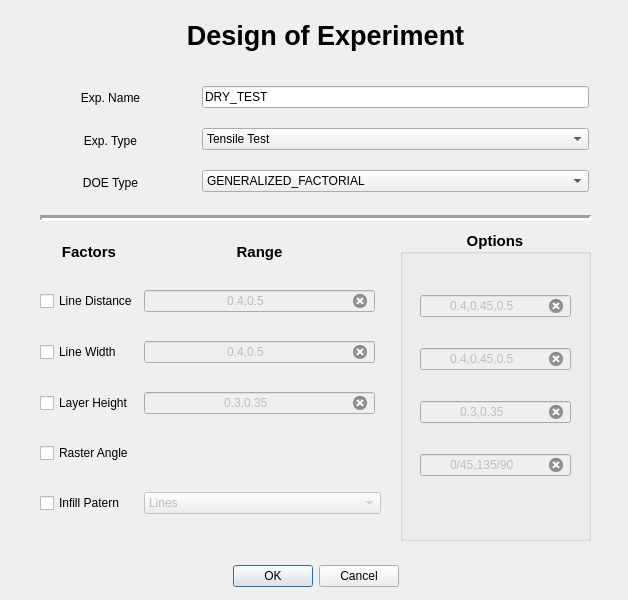
<?xml version="1.0" encoding="UTF-8"?>
<ui version="4.0">
 <class>DOE_Dialog</class>
 <widget class="QDialog" name="DOE_Dialog">
  <property name="enabled">
   <bool>true</bool>
  </property>
  <property name="geometry">
   <rect>
    <x>0</x>
    <y>0</y>
    <width>628</width>
    <height>600</height>
   </rect>
  </property>
  <property name="windowTitle">
   <string>Dialog</string>
  </property>
  <widget class="QDialogButtonBox" name="btn_doe_ok">
   <property name="geometry">
    <rect>
     <x>190</x>
     <y>560</y>
     <width>251</width>
     <height>32</height>
    </rect>
   </property>
   <property name="orientation">
    <enum>Qt::Horizontal</enum>
   </property>
   <property name="standardButtons">
    <set>QDialogButtonBox::Cancel|QDialogButtonBox::Ok</set>
   </property>
   <property name="centerButtons">
    <bool>true</bool>
   </property>
  </widget>
  <widget class="QWidget" name="verticalLayoutWidget">
   <property name="geometry">
    <rect>
     <x>200</x>
     <y>70</y>
     <width>391</width>
     <height>141</height>
    </rect>
   </property>
   <layout class="QVBoxLayout" name="verticalLayout">
    <property name="leftMargin">
     <number>2</number>
    </property>
    <property name="topMargin">
     <number>2</number>
    </property>
    <property name="rightMargin">
     <number>2</number>
    </property>
    <property name="bottomMargin">
     <number>2</number>
    </property>
    <item>
     <widget class="QLineEdit" name="txt_exp_name">
      <property name="enabled">
       <bool>true</bool>
      </property>
      <property name="text">
       <string>DRY_TEST</string>
      </property>
     </widget>
    </item>
    <item>
     <widget class="QComboBox" name="cbx_exp_type">
      <item>
       <property name="text">
        <string>Tensile Test</string>
       </property>
      </item>
     </widget>
    </item>
    <item>
     <widget class="QComboBox" name="cbx_doe_type">
      <property name="insertPolicy">
       <enum>QComboBox::InsertAtCurrent</enum>
      </property>
      <item>
       <property name="text">
        <string>GENERALIZED_FACTORIAL</string>
       </property>
      </item>
      <item>
       <property name="text">
        <string>FRACTIONAL_FACTORIAL</string>
       </property>
      </item>
      <item>
       <property name="text">
        <string>BOX_BEHKEN</string>
       </property>
      </item>
     </widget>
    </item>
   </layout>
  </widget>
  <widget class="QWidget" name="verticalLayoutWidget_2">
   <property name="geometry">
    <rect>
     <x>40</x>
     <y>70</y>
     <width>141</width>
     <height>141</height>
    </rect>
   </property>
   <layout class="QVBoxLayout" name="verticalLayout_2">
    <property name="leftMargin">
     <number>2</number>
    </property>
    <property name="topMargin">
     <number>10</number>
    </property>
    <property name="rightMargin">
     <number>2</number>
    </property>
    <property name="bottomMargin">
     <number>10</number>
    </property>
    <item>
     <widget class="QLabel" name="label_2">
      <property name="sizePolicy">
       <sizepolicy hsizetype="Expanding" vsizetype="Preferred">
        <horstretch>0</horstretch>
        <verstretch>0</verstretch>
       </sizepolicy>
      </property>
      <property name="text">
       <string>Exp. Name</string>
      </property>
      <property name="alignment">
       <set>Qt::AlignCenter</set>
      </property>
     </widget>
    </item>
    <item>
     <widget class="QLabel" name="label_3">
      <property name="text">
       <string>Exp. Type</string>
      </property>
      <property name="alignment">
       <set>Qt::AlignCenter</set>
      </property>
     </widget>
    </item>
    <item>
     <widget class="QLabel" name="label_4">
      <property name="text">
       <string>DOE Type</string>
      </property>
      <property name="alignment">
       <set>Qt::AlignCenter</set>
      </property>
     </widget>
    </item>
   </layout>
  </widget>
  <widget class="QLabel" name="label">
   <property name="geometry">
    <rect>
     <x>120</x>
     <y>10</y>
     <width>411</width>
     <height>51</height>
    </rect>
   </property>
   <property name="font">
    <font>
     <family>Arial</family>
     <pointsize>20</pointsize>
     <weight>75</weight>
     <bold>true</bold>
    </font>
   </property>
   <property name="layoutDirection">
    <enum>Qt::LeftToRight</enum>
   </property>
   <property name="text">
    <string>Design of Experiment</string>
   </property>
   <property name="alignment">
    <set>Qt::AlignCenter</set>
   </property>
  </widget>
  <widget class="QWidget" name="gridLayoutWidget">
   <property name="geometry">
    <rect>
     <x>40</x>
     <y>220</y>
     <width>341</width>
     <height>321</height>
    </rect>
   </property>
   <layout class="QGridLayout" name="gridLayout">
    <property name="sizeConstraint">
     <enum>QLayout::SetNoConstraint</enum>
    </property>
    <item row="7" column="0">
     <widget class="QCheckBox" name="checkBox_infillpatern">
      <property name="text">
       <string>Infill Patern</string>
      </property>
     </widget>
    </item>
    <item row="2" column="0">
     <widget class="QCheckBox" name="checkBox_linedistance">
      <property name="text">
       <string>Line Distance</string>
      </property>
     </widget>
    </item>
    <item row="4" column="0">
     <widget class="QCheckBox" name="checkBox_layerheight">
      <property name="text">
       <string>Layer Height</string>
      </property>
     </widget>
    </item>
    <item row="3" column="2">
     <widget class="QLineEdit" name="txt_linewidth_range">
      <property name="enabled">
       <bool>false</bool>
      </property>
      <property name="font">
       <font>
        <family>Arial</family>
       </font>
      </property>
      <property name="text">
       <string>0.4,0.5</string>
      </property>
      <property name="alignment">
       <set>Qt::AlignCenter</set>
      </property>
      <property name="clearButtonEnabled">
       <bool>true</bool>
      </property>
     </widget>
    </item>
    <item row="1" column="0">
     <widget class="QLabel" name="label_5">
      <property name="enabled">
       <bool>true</bool>
      </property>
      <property name="sizePolicy">
       <sizepolicy hsizetype="Preferred" vsizetype="Fixed">
        <horstretch>0</horstretch>
        <verstretch>0</verstretch>
       </sizepolicy>
      </property>
      <property name="font">
       <font>
        <family>Arial</family>
        <pointsize>11</pointsize>
        <weight>75</weight>
        <bold>true</bold>
       </font>
      </property>
      <property name="text">
       <string>Factors</string>
      </property>
      <property name="textFormat">
       <enum>Qt::RichText</enum>
      </property>
      <property name="alignment">
       <set>Qt::AlignCenter</set>
      </property>
     </widget>
    </item>
    <item row="4" column="2">
     <widget class="QLineEdit" name="txt_layerheight_range">
      <property name="enabled">
       <bool>false</bool>
      </property>
      <property name="font">
       <font>
        <family>Arial</family>
       </font>
      </property>
      <property name="text">
       <string>0.3,0.35</string>
      </property>
      <property name="alignment">
       <set>Qt::AlignCenter</set>
      </property>
      <property name="clearButtonEnabled">
       <bool>true</bool>
      </property>
     </widget>
    </item>
    <item row="3" column="0">
     <widget class="QCheckBox" name="checkBox_linewidth">
      <property name="text">
       <string>Line Width</string>
      </property>
     </widget>
    </item>
    <item row="6" column="0">
     <widget class="QCheckBox" name="checkBox_rasterangle">
      <property name="text">
       <string>Raster Angle</string>
      </property>
     </widget>
    </item>
    <item row="7" column="2" colspan="2">
     <widget class="QComboBox" name="cbx_infill_pattern">
      <property name="enabled">
       <bool>false</bool>
      </property>
      <item>
       <property name="text">
        <string>Lines</string>
       </property>
      </item>
      <item>
       <property name="text">
        <string>Grid</string>
       </property>
      </item>
      <item>
       <property name="text">
        <string>Triangle</string>
       </property>
      </item>
     </widget>
    </item>
    <item row="2" column="2">
     <widget class="QLineEdit" name="txt_linedistance_range">
      <property name="enabled">
       <bool>false</bool>
      </property>
      <property name="font">
       <font>
        <family>Arial</family>
       </font>
      </property>
      <property name="inputMask">
       <string/>
      </property>
      <property name="text">
       <string>0.4,0.5</string>
      </property>
      <property name="alignment">
       <set>Qt::AlignCenter</set>
      </property>
      <property name="clearButtonEnabled">
       <bool>true</bool>
      </property>
     </widget>
    </item>
    <item row="1" column="2">
     <widget class="QLabel" name="label_6">
      <property name="font">
       <font>
        <family>Arial</family>
        <pointsize>11</pointsize>
        <weight>75</weight>
        <bold>true</bold>
       </font>
      </property>
      <property name="text">
       <string>Range</string>
      </property>
      <property name="alignment">
       <set>Qt::AlignCenter</set>
      </property>
     </widget>
    </item>
   </layout>
  </widget>
  <widget class="QGroupBox" name="groupBox_options">
   <property name="enabled">
    <bool>true</bool>
   </property>
   <property name="geometry">
    <rect>
     <x>400</x>
     <y>230</y>
     <width>191</width>
     <height>311</height>
    </rect>
   </property>
   <property name="font">
    <font>
     <family>Arial</family>
     <pointsize>11</pointsize>
     <weight>75</weight>
     <bold>true</bold>
    </font>
   </property>
   <property name="title">
    <string>Options</string>
   </property>
   <property name="alignment">
    <set>Qt::AlignCenter</set>
   </property>
   <property name="flat">
    <bool>false</bool>
   </property>
   <widget class="QWidget" name="verticalLayoutWidget_3">
    <property name="geometry">
     <rect>
      <x>20</x>
      <y>40</y>
      <width>151</width>
      <height>271</height>
     </rect>
    </property>
    <layout class="QVBoxLayout" name="verticalLayout_3">
     <property name="sizeConstraint">
      <enum>QLayout::SetNoConstraint</enum>
     </property>
     <item>
      <widget class="QLineEdit" name="txt_linedistance_option">
       <property name="enabled">
        <bool>false</bool>
       </property>
       <property name="sizePolicy">
        <sizepolicy hsizetype="Expanding" vsizetype="Fixed">
         <horstretch>0</horstretch>
         <verstretch>0</verstretch>
        </sizepolicy>
       </property>
       <property name="font">
        <font>
         <pointsize>9</pointsize>
         <weight>50</weight>
         <bold>false</bold>
        </font>
       </property>
       <property name="inputMask">
        <string/>
       </property>
       <property name="text">
        <string>0.4,0.45,0.5</string>
       </property>
       <property name="alignment">
        <set>Qt::AlignCenter</set>
       </property>
       <property name="clearButtonEnabled">
        <bool>true</bool>
       </property>
      </widget>
     </item>
     <item>
      <widget class="QLineEdit" name="txt_linewidth_option">
       <property name="enabled">
        <bool>false</bool>
       </property>
       <property name="font">
        <font>
         <pointsize>9</pointsize>
         <weight>50</weight>
         <bold>false</bold>
        </font>
       </property>
       <property name="text">
        <string>0.4,0.45,0.5</string>
       </property>
       <property name="alignment">
        <set>Qt::AlignCenter</set>
       </property>
       <property name="clearButtonEnabled">
        <bool>true</bool>
       </property>
      </widget>
     </item>
     <item>
      <widget class="QLineEdit" name="txt_layerheight_option">
       <property name="enabled">
        <bool>false</bool>
       </property>
       <property name="font">
        <font>
         <pointsize>9</pointsize>
         <weight>50</weight>
         <bold>false</bold>
        </font>
       </property>
       <property name="text">
        <string>0.3,0.35</string>
       </property>
       <property name="alignment">
        <set>Qt::AlignCenter</set>
       </property>
       <property name="clearButtonEnabled">
        <bool>true</bool>
       </property>
      </widget>
     </item>
     <item>
      <widget class="QLineEdit" name="txt_rasterangle_option">
       <property name="enabled">
        <bool>false</bool>
       </property>
       <property name="sizePolicy">
        <sizepolicy hsizetype="Expanding" vsizetype="Maximum">
         <horstretch>0</horstretch>
         <verstretch>0</verstretch>
        </sizepolicy>
       </property>
       <property name="font">
        <font>
         <pointsize>9</pointsize>
         <weight>50</weight>
         <bold>false</bold>
        </font>
       </property>
       <property name="inputMask">
        <string/>
       </property>
       <property name="text">
        <string>0/45,135/90</string>
       </property>
       <property name="alignment">
        <set>Qt::AlignCenter</set>
       </property>
       <property name="clearButtonEnabled">
        <bool>true</bool>
       </property>
      </widget>
     </item>
     <item>
      <spacer name="verticalSpacer">
       <property name="orientation">
        <enum>Qt::Vertical</enum>
       </property>
       <property name="sizeType">
        <enum>QSizePolicy::Fixed</enum>
       </property>
       <property name="sizeHint" stdset="0">
        <size>
         <width>20</width>
         <height>40</height>
        </size>
       </property>
      </spacer>
     </item>
    </layout>
   </widget>
  </widget>
  <widget class="Line" name="line">
   <property name="geometry">
    <rect>
     <x>40</x>
     <y>210</y>
     <width>551</width>
     <height>16</height>
    </rect>
   </property>
   <property name="lineWidth">
    <number>3</number>
   </property>
   <property name="orientation">
    <enum>Qt::Horizontal</enum>
   </property>
  </widget>
 </widget>
 <tabstops>
  <tabstop>txt_exp_name</tabstop>
  <tabstop>cbx_exp_type</tabstop>
  <tabstop>cbx_doe_type</tabstop>
 </tabstops>
 <resources/>
 <connections>
  <connection>
   <sender>btn_doe_ok</sender>
   <signal>accepted()</signal>
   <receiver>DOE_Dialog</receiver>
   <slot>accept()</slot>
   <hints>
    <hint type="sourcelabel">
     <x>358</x>
     <y>564</y>
    </hint>
    <hint type="destinationlabel">
     <x>157</x>
     <y>274</y>
    </hint>
   </hints>
  </connection>
  <connection>
   <sender>btn_doe_ok</sender>
   <signal>rejected()</signal>
   <receiver>DOE_Dialog</receiver>
   <slot>reject()</slot>
   <hints>
    <hint type="sourcelabel">
     <x>326</x>
     <y>570</y>
    </hint>
    <hint type="destinationlabel">
     <x>286</x>
     <y>274</y>
    </hint>
   </hints>
  </connection>
  <connection>
   <sender>checkBox_layerheight</sender>
   <signal>toggled(bool)</signal>
   <receiver>txt_layerheight_range</receiver>
   <slot>setEnabled(bool)</slot>
   <hints>
    <hint type="sourcelabel">
     <x>141</x>
     <y>395</y>
    </hint>
    <hint type="destinationlabel">
     <x>214</x>
     <y>395</y>
    </hint>
   </hints>
  </connection>
  <connection>
   <sender>checkBox_linewidth</sender>
   <signal>toggled(bool)</signal>
   <receiver>txt_linewidth_range</receiver>
   <slot>setEnabled(bool)</slot>
   <hints>
    <hint type="sourcelabel">
     <x>122</x>
     <y>351</y>
    </hint>
    <hint type="destinationlabel">
     <x>202</x>
     <y>345</y>
    </hint>
   </hints>
  </connection>
  <connection>
   <sender>checkBox_infillpatern</sender>
   <signal>toggled(bool)</signal>
   <receiver>cbx_infill_pattern</receiver>
   <slot>setEnabled(bool)</slot>
   <hints>
    <hint type="sourcelabel">
     <x>109</x>
     <y>504</y>
    </hint>
    <hint type="destinationlabel">
     <x>191</x>
     <y>506</y>
    </hint>
   </hints>
  </connection>
  <connection>
   <sender>checkBox_linedistance</sender>
   <signal>toggled(bool)</signal>
   <receiver>txt_linedistance_range</receiver>
   <slot>setEnabled(bool)</slot>
   <hints>
    <hint type="sourcelabel">
     <x>103</x>
     <y>297</y>
    </hint>
    <hint type="destinationlabel">
     <x>264</x>
     <y>297</y>
    </hint>
   </hints>
  </connection>
  <connection>
   <sender>checkBox_rasterangle</sender>
   <signal>toggled(bool)</signal>
   <receiver>txt_rasterangle_option</receiver>
   <slot>setEnabled(bool)</slot>
   <hints>
    <hint type="sourcelabel">
     <x>144</x>
     <y>460</y>
    </hint>
    <hint type="destinationlabel">
     <x>456</x>
     <y>455</y>
    </hint>
   </hints>
  </connection>
  <connection>
   <sender>checkBox_layerheight</sender>
   <signal>toggled(bool)</signal>
   <receiver>txt_layerheight_option</receiver>
   <slot>setEnabled(bool)</slot>
   <hints>
    <hint type="sourcelabel">
     <x>131</x>
     <y>414</y>
    </hint>
    <hint type="destinationlabel">
     <x>460</x>
     <y>408</y>
    </hint>
   </hints>
  </connection>
  <connection>
   <sender>checkBox_linewidth</sender>
   <signal>toggled(bool)</signal>
   <receiver>txt_linewidth_option</receiver>
   <slot>setEnabled(bool)</slot>
   <hints>
    <hint type="sourcelabel">
     <x>136</x>
     <y>358</y>
    </hint>
    <hint type="destinationlabel">
     <x>497</x>
     <y>361</y>
    </hint>
   </hints>
  </connection>
  <connection>
   <sender>checkBox_linedistance</sender>
   <signal>toggled(bool)</signal>
   <receiver>txt_linedistance_option</receiver>
   <slot>setEnabled(bool)</slot>
   <hints>
    <hint type="sourcelabel">
     <x>135</x>
     <y>312</y>
    </hint>
    <hint type="destinationlabel">
     <x>436</x>
     <y>310</y>
    </hint>
   </hints>
  </connection>
 </connections>
</ui>
